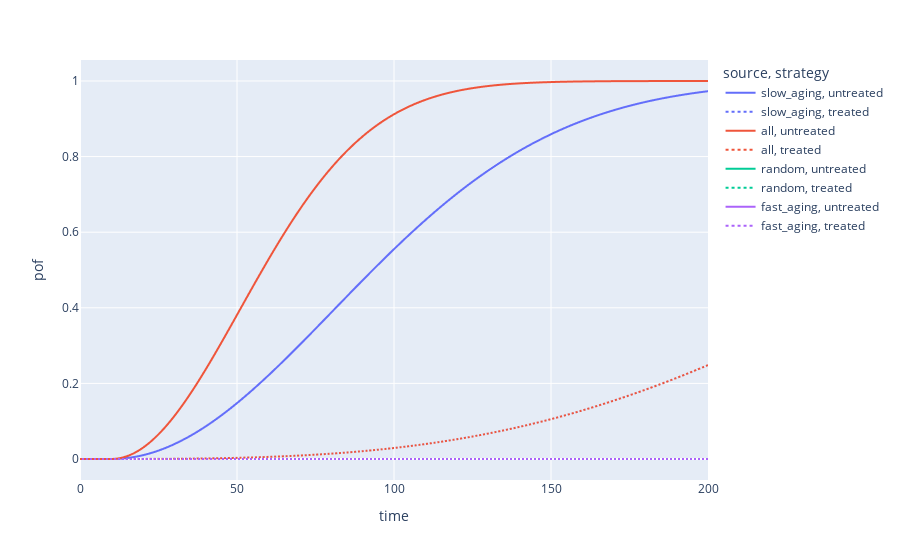
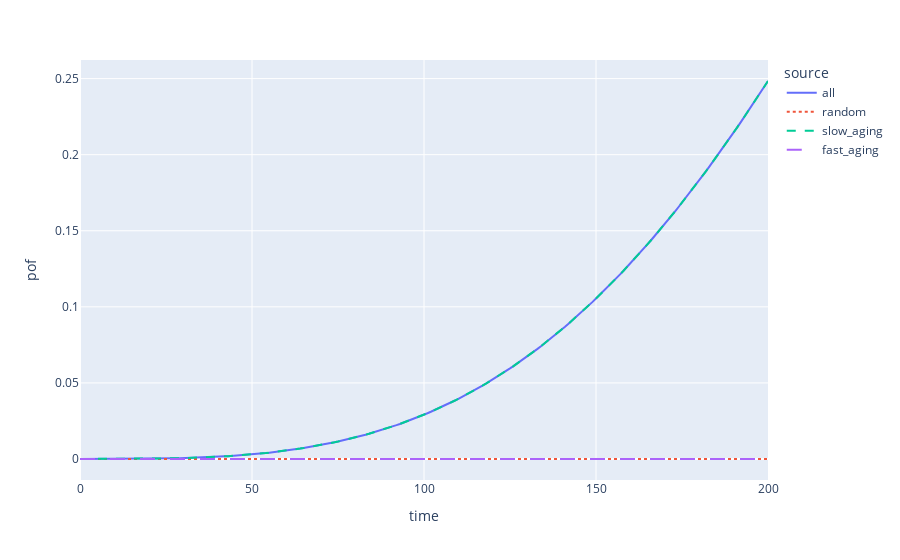

The notebook cell these images were saved under, in order:
### Code cell
def update_pof_figure2():

    pof = dict(
        untreated = pd.DataFrame(comp.expected_untreated(t_end=200)),
        treated = pd.DataFrame(comp.expected_pof(t_end=200)),
    )

    df = pd.concat(pof).rename_axis(['strategy', 'time']).reset_index()
    df = df.melt(id_vars = ['time', 'strategy'], var_name='source', value_name='pof')

    fig = px.line(df,x='time', y='pof', color='source', line_dash = 'strategy', line_group='strategy')
    return fig

update_pof_figure2().show()

def update_pof_figure():
    pof = comp.expected_pof(t_end=200)

    df = pd.DataFrame(pof)
    df.index.name = 'time'
    df = df.reset_index().melt(id_vars = 'time', var_name='source', value_name='pof')

    fig = px.line(df,x='time', y='pof', color='source', line_dash = 'source')
    return fig

update_pof_figure().show()

### Figure 1 — Plotly figure (JSON) as saved in the notebook; plotly's stock layout.template omitted (floating-point values rounded to 4 significant figures; data arrays with more than 128 entries replaced by an {"elided": "..."} marker saying what was removed)
{"data": [{"hovertemplate": "source=slow_aging<br>strategy=untreated<br>time=%{x}<br>pof=%{y}<extra></extra>", "legendgroup": "slow_aging, untreated", "line": {"color": "#636efa", "dash": "solid"}, "mode": "lines", "name": "slow_aging, untreated", "showlegend": true, "type": "scattergl", "x": {"elided": "201 int values"}, "xaxis": "x", "y": {"elided": "201 float values"}, "yaxis": "y"}, {"hovertemplate": "source=slow_aging<br>strategy=treated<br>time=%{x}<br>pof=%{y}<extra></extra>", "legendgroup": "slow_aging, treated", "line": {"color": "#636efa", "dash": "dot"}, "mode": "lines", "name": "slow_aging, treated", "showlegend": true, "type": "scattergl", "x": {"elided": "201 int values"}, "xaxis": "x", "y": {"elided": "201 float values"}, "yaxis": "y"}, {"hovertemplate": "source=all<br>strategy=untreated<br>time=%{x}<br>pof=%{y}<extra></extra>", "legendgroup": "all, untreated", "line": {"color": "#EF553B", "dash": "solid"}, "mode": "lines", "name": "all, untreated", "showlegend": true, "type": "scattergl", "x": {"elided": "201 int values"}, "xaxis": "x", "y": {"elided": "201 float values"}, "yaxis": "y"}, {"hovertemplate": "source=all<br>strategy=treated<br>time=%{x}<br>pof=%{y}<extra></extra>", "legendgroup": "all, treated", "line": {"color": "#EF553B", "dash": "dot"}, "mode": "lines", "name": "all, treated", "showlegend": true, "type": "scattergl", "x": {"elided": "201 int values"}, "xaxis": "x", "y": {"elided": "201 float values"}, "yaxis": "y"}, {"hovertemplate": "source=random<br>strategy=untreated<br>time=%{x}<br>pof=%{y}<extra></extra>", "legendgroup": "random, untreated", "line": {"color": "#00cc96", "dash": "solid"}, "mode": "lines", "name": "random, untreated", "showlegend": true, "type": "scattergl", "x": {"elided": "201 int values"}, "xaxis": "x", "y": {"elided": "201 null values"}, "yaxis": "y"}, {"hovertemplate": "source=random<br>strategy=treated<br>time=%{x}<br>pof=%{y}<extra></extra>", "legendgroup": "random, treated", "line": {"color": "#00cc96", "dash": "dot"}, "mode": "lines", "name": "random, treated", "showlegend": true, "type": "scattergl", "x": {"elided": "201 int values"}, "xaxis": "x", "y": {"elided": "201 int values"}, "yaxis": "y"}, {"hovertemplate": "source=fast_aging<br>strategy=untreated<br>time=%{x}<br>pof=%{y}<extra></extra>", "legendgroup": "fast_aging, untreated", "line": {"color": "#ab63fa", "dash": "solid"}, "mode": "lines", "name": "fast_aging, untreated", "showlegend": true, "type": "scattergl", "x": {"elided": "201 int values"}, "xaxis": "x", "y": {"elided": "201 null values"}, "yaxis": "y"}, {"hovertemplate": "source=fast_aging<br>strategy=treated<br>time=%{x}<br>pof=%{y}<extra></extra>", "legendgroup": "fast_aging, treated", "line": {"color": "#ab63fa", "dash": "dot"}, "mode": "lines", "name": "fast_aging, treated", "showlegend": true, "type": "scattergl", "x": {"elided": "201 int values"}, "xaxis": "x", "y": {"elided": "201 int values"}, "yaxis": "y"}], "layout": {"legend": {"title": {"text": "source, strategy"}, "tracegroupgap": 0}, "margin": {"t": 60}, "xaxis": {"anchor": "y", "domain": [0, 1], "title": {"text": "time"}}, "yaxis": {"anchor": "x", "domain": [0, 1], "title": {"text": "pof"}}}}

### Figure 2 — Plotly figure (JSON) as saved in the notebook; plotly's stock layout.template omitted (floating-point values rounded to 4 significant figures; data arrays with more than 128 entries replaced by an {"elided": "..."} marker saying what was removed)
{"data": [{"hovertemplate": "source=all<br>time=%{x}<br>pof=%{y}<extra></extra>", "legendgroup": "all", "line": {"color": "#636efa", "dash": "solid"}, "mode": "lines", "name": "all", "orientation": "v", "showlegend": true, "type": "scatter", "x": {"elided": "201 int values"}, "xaxis": "x", "y": {"elided": "201 float values"}, "yaxis": "y"}, {"hovertemplate": "source=random<br>time=%{x}<br>pof=%{y}<extra></extra>", "legendgroup": "random", "line": {"color": "#EF553B", "dash": "dot"}, "mode": "lines", "name": "random", "orientation": "v", "showlegend": true, "type": "scatter", "x": {"elided": "201 int values"}, "xaxis": "x", "y": {"elided": "201 int values"}, "yaxis": "y"}, {"hovertemplate": "source=slow_aging<br>time=%{x}<br>pof=%{y}<extra></extra>", "legendgroup": "slow_aging", "line": {"color": "#00cc96", "dash": "dash"}, "mode": "lines", "name": "slow_aging", "orientation": "v", "showlegend": true, "type": "scatter", "x": {"elided": "201 int values"}, "xaxis": "x", "y": {"elided": "201 float values"}, "yaxis": "y"}, {"hovertemplate": "source=fast_aging<br>time=%{x}<br>pof=%{y}<extra></extra>", "legendgroup": "fast_aging", "line": {"color": "#ab63fa", "dash": "longdash"}, "mode": "lines", "name": "fast_aging", "orientation": "v", "showlegend": true, "type": "scatter", "x": {"elided": "201 int values"}, "xaxis": "x", "y": {"elided": "201 int values"}, "yaxis": "y"}], "layout": {"legend": {"title": {"text": "source"}, "tracegroupgap": 0}, "margin": {"t": 60}, "xaxis": {"anchor": "y", "domain": [0, 1], "title": {"text": "time"}}, "yaxis": {"anchor": "x", "domain": [0, 1], "title": {"text": "pof"}}}}
